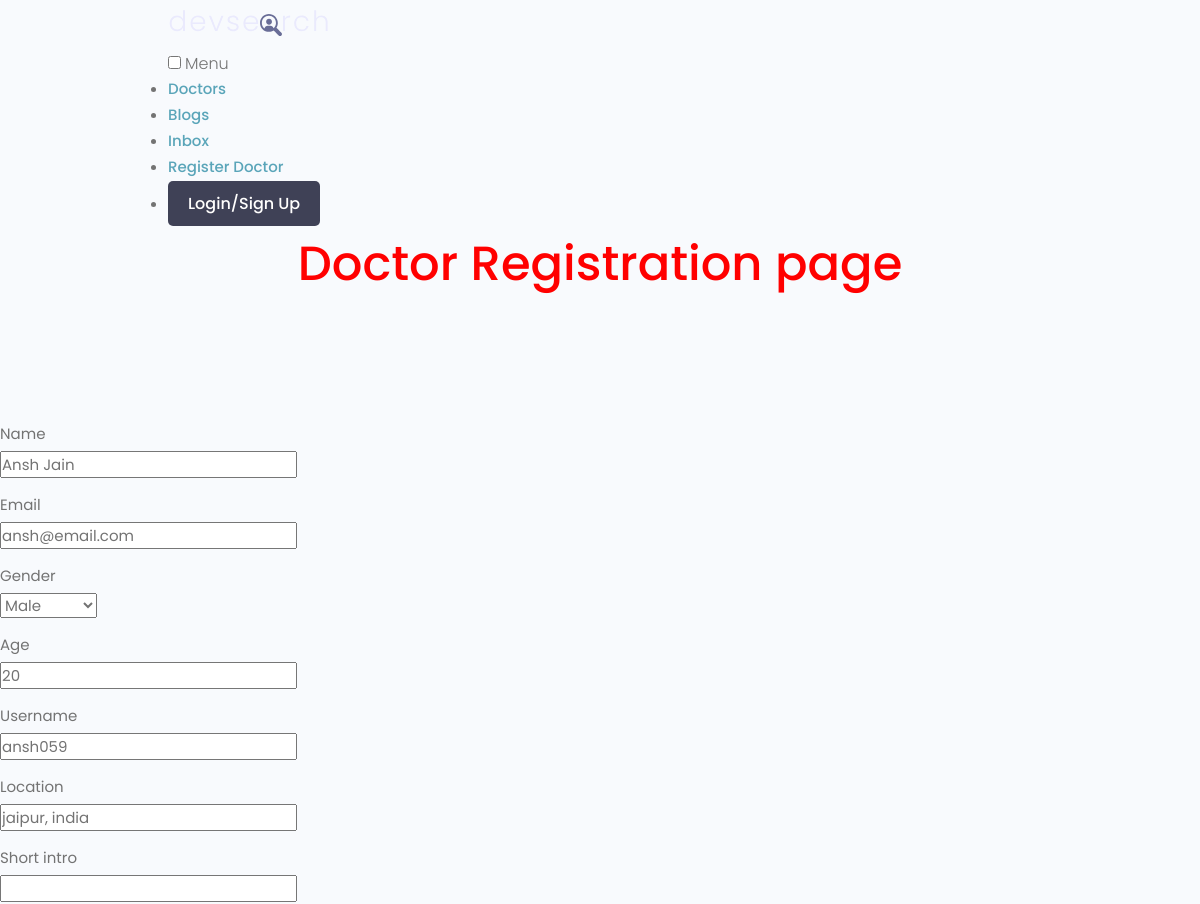
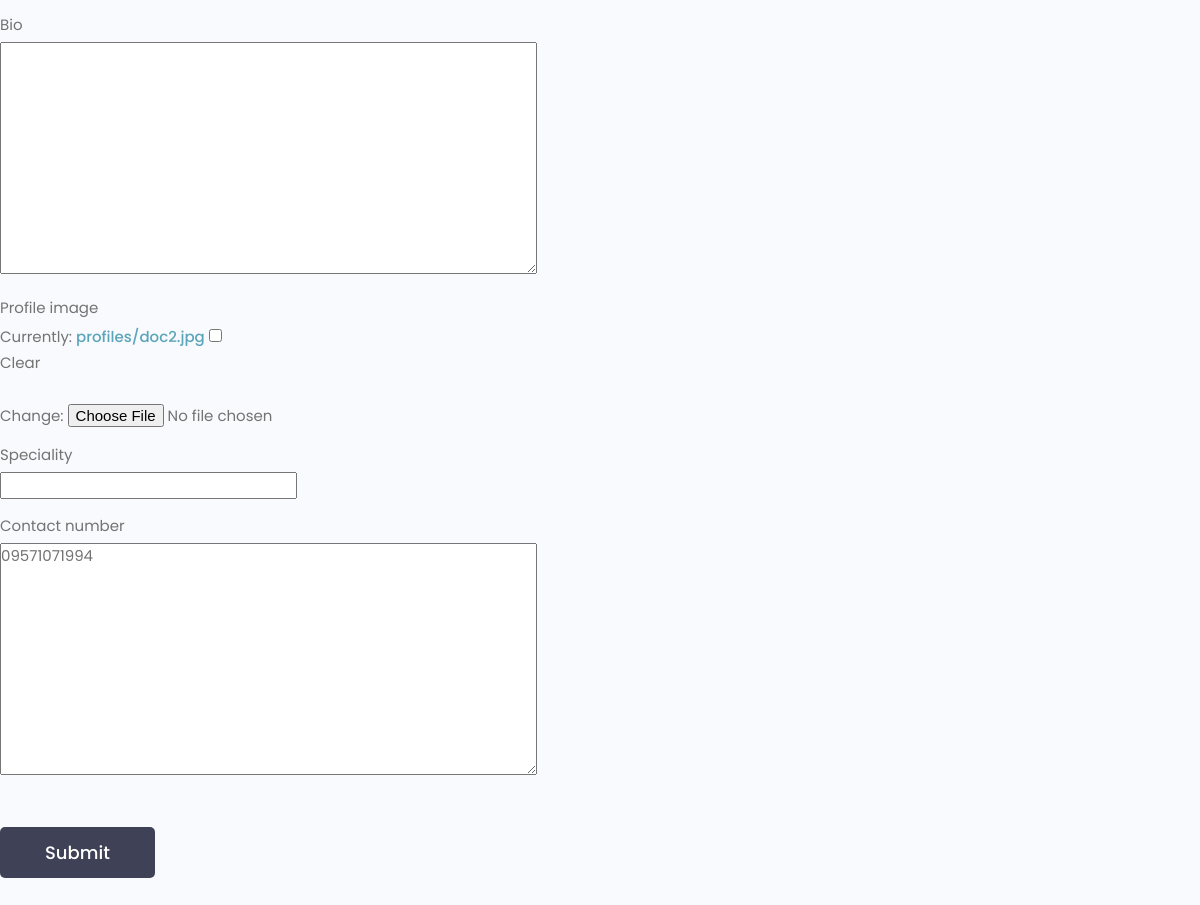
/doctors/doctorRegister/ffa798728eba469f98c263ae077650d7/, run on the app's committed database (2 pictures, top to bottom).
### doctors/models.py (models this page shows, shortened)
class Profile(models.Model):
    GenderChoices = (
        ("M", "Male"),
        ("F", "Female"),
    )
    user = models.OneToOneField(
        User, on_delete=models.CASCADE, null=True, blank=True)
    name = models.CharField(max_length=200, blank=True, null=True)
    email = models.EmailField(max_length=500, blank=True, null=True)
    gender = models.CharField(
        max_length=1, choices=GenderChoices, blank=False, null=False)
    age = models.IntegerField(null=False)
    available_time = models.OneToOneField(
        'Availability', on_delete=models.CASCADE, null=True, blank=True)
    qualifications = models.ManyToManyField('Qualification', blank=True)
    username = models.CharField(max_length=200, blank=True, null=True)
    location = models.CharField(max_length=500, blank=True, null=True)
    short_intro = models.CharField(max_length=200, blank=True, null=True)
    bio = models.TextField(blank=True, null=True)
    profile_image = models.ImageField(
        null=True, blank=True, upload_to='profiles/', default="profiles/user-default.png")
    speciality = models.CharField(max_length=200, blank=True, null=True)
    contact_number = PhoneField(blank=True, help_text='Contact phone number')
    joining_date = models.DateField(auto_now_add=True)
    Did = models.UUIDField(default=uuid.uuid4, unique=True,
                           primary_key=True, editable=False)

### doctors/views.py (the view, shortened to what this page needs)
# urls.py: path('doctorRegister/<str:pk>/', views.doctorRegister, name='doctorRegister'),
def doctorRegister(request, pk):
    msg = None
    usr = Profile.objects.get(Did=pk)
    form = DoctorProfileForm(instance=usr)
    return render(request, 'doctorRegister.html', {'form': form, 'msg': msg})

### doctors/forms.py
class DoctorProfileForm(ModelForm):
    class Meta:
        model = Profile
        fields = '__all__'
        exclude = ('user', 'available_time', 'qualifications')

### doctors/templates/doctorRegister.html (shortened to what this page needs)
{% extends 'main.html' %}
{% load static %}
{% block content %}
<h1 style="text-align: center;">Doctor Registration page</h1>
<main class="formPage my-xl">
  <div class="content-box">
    <div class="formWrapper">
      <br>
      <form class="form" method="POST" enctype="multipart/form-data">
        {% for field in form %}
        <div class=" form__field">
          <label for="formInput#text">{{field.label}}</label>
          {{field}}
        </div>
        {% endfor %}
        <input class="btn btn--sub btn--lg  my-md" type="submit" value="Submit" />
      </form>
    </div>
  </div>
</main>
{% endblock content %}

### static/styles/main.css (style rules this page uses)
h1 { color: red; }

### static/uikit/styles/modules/_variables.css (style rules this page uses)
:root { --color-main: #5aa5b9; --color-main-light: #e6faff; --color-sub: #3f4156; --color-sub-light: #51546e; --color-sub-lighter: #ededfd; --color-text: #737373; --color-gray: #8b8b8b; --color-light: #e5e7eb; --color-light-gray: #767676; --color-bg: #f8fafd; --color-white: #fffefd; --color-white-light: #f3f3f3; --color-success: #359e64; --color-success-bg: #def8e8; --color-error: #fc4b0b; --color-error-bg: #fff2ee; --font-base: 'Poppins', arial, helvetica, 'Segoe UI', roboto, ubuntu, sans-serif; --font-monospace: 'Fira Code', 'Courier New', courier, monospace; --font-regular: 300; --font-medium: 500; --font-bold: 700; --generic-shadow: 1px 1px 5px #00000010; --generic-transition: all 0.3s ease-in-out; }

### static/uikit/styles/modules/_base.css (style rules this page uses)
* { margin: 0; padding: 0; box-sizing: border-box; text-rendering: optimizeLegibility; color: inherit; font-size: inherit; }
html { font-size: 50%; }
@media only screen and (min-width: 480px) { html { font-size: 56.25%; } }
@media only screen and (min-width: 1200px) { html { font-size: 62.5%; } }
body { line-height: 1.6; font-weight: 400; font-size: 1.5rem; color: var(--color-text); background-color: var(--color-bg); min-height: 100vh; }

### static/uikit/styles/modules/_typography.css (style rules this page uses)
* { font-family: var(--font-base); }
h1 { font-size: 4.8rem; font-weight: var(--font-medium); }
a { padding-bottom: 2px; text-decoration: none; display: inline-block; color: var(--color-main); font-weight: var(--font-medium); }

### static/uikit/styles/modules/_utilities.css (style rules this page uses)
.my-md { margin: 3rem auto; }
.my-xl { margin: 8rem auto; }

### static/uikit/styles/modules/_button.css (style rules this page uses)
.btn { display: inline-block; position: relative; cursor: pointer; background-color: var(--color-light); font-weight: var(--font-medium); color: var(--color-sub); text-decoration: none; padding: 1rem 2rem; border-radius: 0.5rem; border: none; width: -webkit-fit-content; width: -moz-fit-content; width: fit-content; height: -webkit-fit-content; height: -moz-fit-content; height: fit-content; font-size: 1.6rem; outline-width: 0; outline-color: transparent; -webkit-backface-visibility: hidden; backface-visibility: hidden; transition: all 0.3s ease-in-out; }
.btn--sub { background-color: var(--color-sub); color: var(--color-white); }
.btn--lg { font-size: 1.8rem; padding: 1.2rem 4.5rem; }

### static/uikit/styles/modules/_form.css (style rules this page uses)
.form { display: block; }
.form__field { margin-top: 1.5rem; margin-bottom: 1.5rem; }
.form__label, .form__field > label { display: block; margin-bottom: 0.5rem; color: var(--color-text); }

### data on the page
Profile: form "Ansh Jain" "ansh@email.com" "Male" "20" "ansh059" "jaipur, india" "09571071994"

### other printed values
{{ field.label }} "Name" "Email" "Gender" "Age" "Username" "Location" "Short intro" "Bio" "Profile image" "Speciality" "Contact number"
